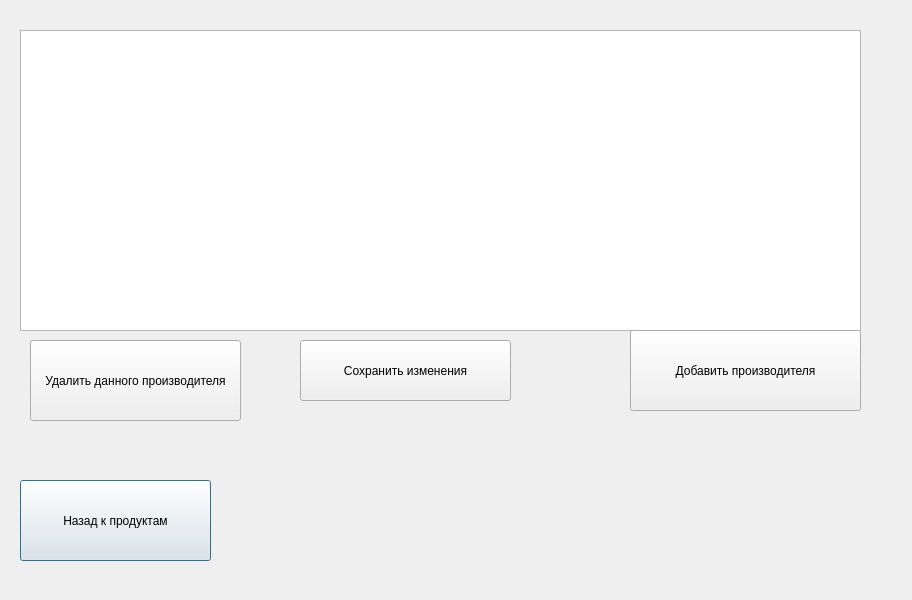
<?xml version="1.0" encoding="UTF-8"?>
<ui version="4.0">
 <class>posttable</class>
 <widget class="QDialog" name="posttable">
  <property name="geometry">
   <rect>
    <x>0</x>
    <y>0</y>
    <width>912</width>
    <height>600</height>
   </rect>
  </property>
  <property name="windowTitle">
   <string>Dialog</string>
  </property>
  <widget class="QTableView" name="tableView">
   <property name="geometry">
    <rect>
     <x>20</x>
     <y>30</y>
     <width>841</width>
     <height>301</height>
    </rect>
   </property>
  </widget>
  <widget class="QPushButton" name="goback">
   <property name="geometry">
    <rect>
     <x>20</x>
     <y>480</y>
     <width>191</width>
     <height>81</height>
    </rect>
   </property>
   <property name="text">
    <string>Назад к продуктам</string>
   </property>
  </widget>
  <widget class="QPushButton" name="pushButton">
   <property name="geometry">
    <rect>
     <x>630</x>
     <y>330</y>
     <width>231</width>
     <height>81</height>
    </rect>
   </property>
   <property name="text">
    <string>Добавить производителя</string>
   </property>
  </widget>
  <widget class="QPushButton" name="pushButton_2">
   <property name="geometry">
    <rect>
     <x>30</x>
     <y>340</y>
     <width>211</width>
     <height>81</height>
    </rect>
   </property>
   <property name="text">
    <string>Удалить данного производителя</string>
   </property>
  </widget>
  <widget class="QPushButton" name="pushButton_3">
   <property name="geometry">
    <rect>
     <x>300</x>
     <y>340</y>
     <width>211</width>
     <height>61</height>
    </rect>
   </property>
   <property name="text">
    <string>Сохранить изменения</string>
   </property>
  </widget>
 </widget>
 <resources/>
 <connections/>
</ui>
